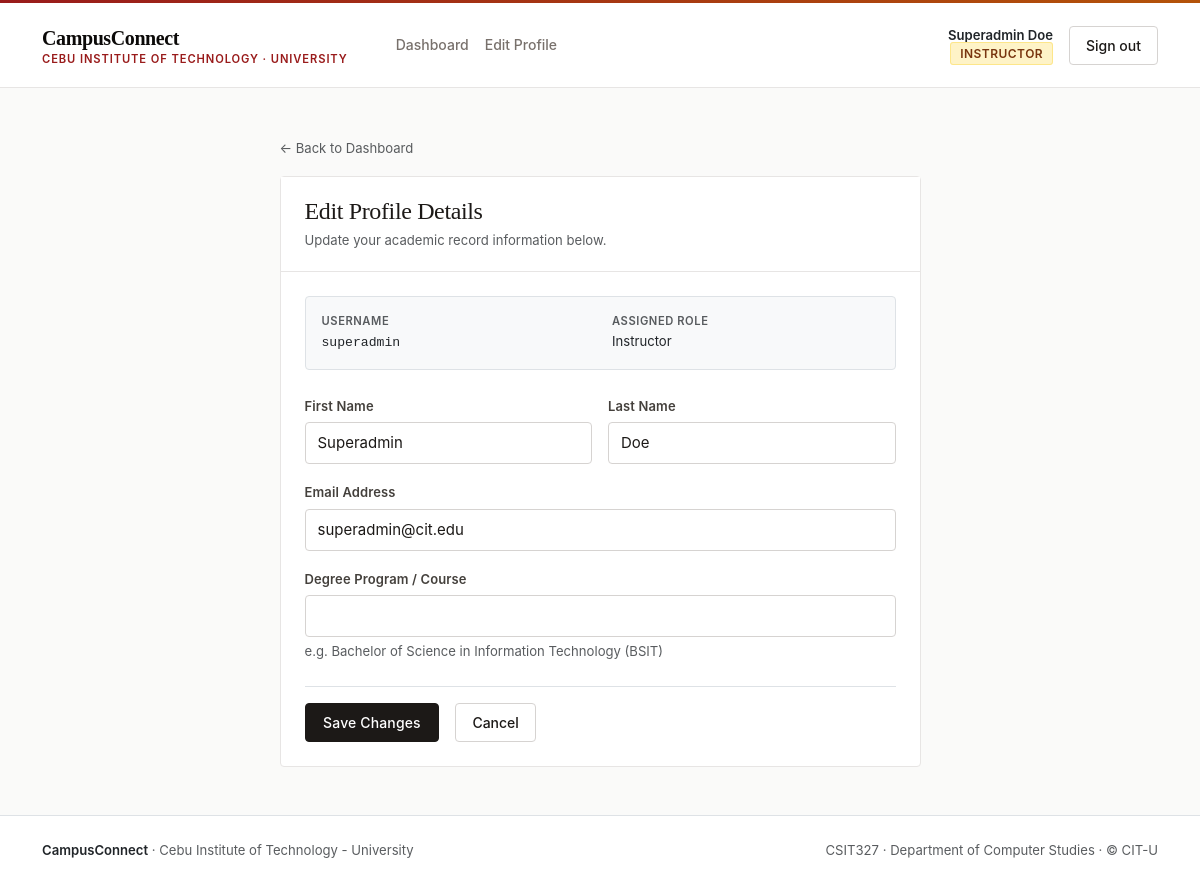
Page /accounts/profile/edit/ (signed in) on the committed database.
### accounts/models.py (models this page shows)
class CustomUser(AbstractUser):
    class Role(models.TextChoices):
        STUDENT = "STUDENT", "Student"
        INSTRUCTOR = "INSTRUCTOR", "Instructor"
        ADMIN = "ADMIN", "Administrator"
    role = models.CharField(max_length=10,
        choices = Role.choices,
        default = Role.STUDENT)
    course = models.CharField(max_length=100, blank=True)

### accounts/views.py (the view)
# urls.py: path("profile/edit/", ProfileUpdateView.as_view(), name="profile_edit"),
class ProfileUpdateView(LoginRequiredMixin, SuccessMessageMixin, UpdateView):
    model = CustomUser
    form_class = ProfileUpdateForm
    template_name = "accounts/profile_edit.html"
    success_url = reverse_lazy("dashboard")
    success_message = "Your profile has been updated successfully!"
    def get_object(self, queryset=None):
        return self.request.user

### accounts/forms.py
class ProfileUpdateForm(forms.ModelForm):
    class Meta:
        model = CustomUser
        fields = ("first_name", "last_name", "email", "course")
    def __init__(self, *args, **kwargs):
        super().__init__(*args, **kwargs)
        for field in self.fields.values():
            field.widget.attrs.setdefault("class", "form-control")

### templates/accounts/profile_edit.html (shortened to what this page needs)
{% extends "base.html" %}
{% block content %}
<div class="row justify-content-center">
    <div class="col-12 col-md-9 col-lg-7">
        <div class="mb-3">
            <a href="{% url 'dashboard' %}" class="text-decoration-none text-muted small">
                &larr; Back to Dashboard
            </a>
        </div>
        <div class="panel">
            <div class="panel-header">
                <h1 class="h4 mb-1">Edit Profile Details</h1>
                <p class="text-muted small mb-0">Update your academic record information below.</p>
            </div>
            <div class="panel-body">
                <div class="p-3 mb-4 border rounded-1 bg-light text-muted small">
                    <div class="row">
                        <div class="col-sm-6 mb-1 mb-sm-0">
                            <span class="text-uppercase fw-semibold d-block" style="font-size: 0.7rem; letter-spacing: 0.05em;">Username</span>
                            <span class="text-dark font-monospace">{{ user.username }}</span>
                        </div>
                        <div class="col-sm-6">
                            <span class="text-uppercase fw-semibold d-block" style="font-size: 0.7rem; letter-spacing: 0.05em;">Assigned Role</span>
                            <span class="text-dark">{{ user.get_role_display }}</span>
                        </div>
                    </div>
                </div>
                <form method="post" novalidate>
                    <div class="row g-3 mb-3">
                        <div class="col-sm-6">
                            <label for="{{ form.first_name.id_for_label }}" class="form-label">
                                First Name
                            </label>
                            {{ form.first_name }}
                        </div>
                        <div class="col-sm-6">
                            <label for="{{ form.last_name.id_for_label }}" class="form-label">
                                Last Name
                            </label>
                            {{ form.last_name }}
                        </div>
                    </div>
                    <div class="mb-3">
                        <label for="{{ form.email.id_for_label }}" class="form-label">
                            Email Address
                        </label>
                        {{ form.email }}
                    </div>
                    <div class="mb-4">
                        <label for="{{ form.course.id_for_label }}" class="form-label">
                            Degree Program / Course
                        </label>
                        {{ form.course }}
                        <div class="form-text text-muted small">
                            e.g. Bachelor of Science in Information Technology (BSIT)
                        </div>
                    </div>
                    <div class="pt-3 border-top d-flex align-items-center gap-3">
                        <button type="submit" class="btn btn-portal">
                            Save Changes
                        </button>
                        <a href="{% url 'dashboard' %}" class="btn btn-outline-portal">
                            Cancel
                        </a>
                    </div>
                </form>
            </div>
        </div>
    </div>
</div>
{% endblock %}

### templates/base.html (shortened to what this page needs)
<!DOCTYPE html>
<html lang="en">
<head>
    <link href="https://cdn.jsdelivr.net/npm/bootstrap@5.3.3/dist/css/bootstrap.min.css" rel="stylesheet">
    <link rel="stylesheet" href="https://cdn.jsdelivr.net/npm/bootstrap-icons@1.11.3/font/bootstrap-icons.min.css">
</head>
<body class="d-flex flex-column min-vh-100">
    <nav class="navbar navbar-expand-md">
        <div class="container">
            <a class="navbar-brand text-decoration-none" href="{% if user.is_authenticated %}{% url 'dashboard' %}{% else %}{% url 'login' %}{% endif %}">
                <span>CampusConnect</span>
                <span class="institution-sub">Cebu Institute of Technology &middot; University</span>
            </a>
            <div class="collapse navbar-collapse" id="navPortal">
                <ul class="navbar-nav me-auto ms-md-4 mb-2 mb-md-0">
                    {% if user.is_authenticated %}
                        <li class="nav-item">
                            <a class="nav-link" href="{% url 'dashboard' %}">Dashboard</a>
                        </li>
                        <li class="nav-item">
                            <a class="nav-link" href="{% url 'profile_edit' %}">Edit Profile</a>
                        </li>
                    {% endif %}
                </ul>
                <div class="d-flex align-items-center gap-3">
                    {% if user.is_authenticated %}
                        <div class="d-none d-sm-block text-end lh-sm">
                            <span class="d-block fw-semibold small text-dark">{{ user.get_full_name|default:user.username }}</span>
                            <span class="role-tag role-tag-{{ user.role }}">{{ user.get_role_display }}</span>
                        </div>
                        <form method="post" action="{% url 'logout' %}" class="d-inline m-0">
                            <button type="submit" class="btn btn-outline-portal btn-sm">
                                Sign out
                            </button>
                        </form>
                    {% else %}
                        <a href="{% url 'login' %}" class="btn btn-outline-portal btn-sm">Sign In</a>
                        <a href="{% url 'signup' %}" class="btn btn-portal btn-sm">Register</a>
                    {% endif %}
                </div>
            </div>
        </div>
    </nav>
    <main class="flex-grow-1 py-4 py-md-5">
        <div class="container">
            {% block content %}{% endblock %}
        </div>
    </main>
    <footer class="py-4 border-top mt-auto" style="background-color: var(--cc-surface);">
        <div class="container">
            <div class="row align-items-center text-muted small">
                <div class="col-md-6 mb-2 mb-md-0">
                    <span class="fw-semibold text-dark">CampusConnect</span> &middot; Cebu Institute of Technology - University
                </div>
                <div class="col-md-6 text-md-end">
                    {% block footer %}
                        CSIT327 &middot; Department of Computer Studies &middot; &copy; CIT-U
                    {% endblock %}
                </div>
            </div>
        </div>
    </footer>
</body>
</html>

### templates/base.html (style rules this page uses)
:root { --cc-bg: #fafaf9; --cc-surface: #ffffff; --cc-text: #1c1917; --cc-text-muted: #78716c; --cc-border: #e7e5e4; --cc-border-strong: #d6d3d1; --cc-primary: #1c1917; --cc-primary-hover: #292524; --cc-accent: #991b1b; --cc-accent-gold: #b45309; }
body { background-color: var(--cc-bg); color: var(--cc-text); font-family: -apple-system, BlinkMacSystemFont, "Segoe UI", Roboto, "Helvetica Neue", Arial, sans-serif; font-size: 0.9375rem; line-height: 1.6; min-height: 100vh; }
h1, h2, h3, .h1, .h2, .h3, .academic-title { font-family: "Charter", "Georgia", "Cambria", "Times New Roman", serif; font-weight: 700; letter-spacing: -0.015em; color: #0c0a09; }
.navbar { background-color: var(--cc-surface); border-bottom: 1px solid var(--cc-border); padding-top: 0.85rem; padding-bottom: 0.85rem; }
.navbar-brand { font-family: "Charter", "Georgia", serif; font-size: 1.25rem; font-weight: 700; letter-spacing: -0.02em; color: #0c0a09; }
.navbar-brand .institution-sub { font-family: -apple-system, BlinkMacSystemFont, "Segoe UI", sans-serif; font-size: 0.7rem; font-weight: 600; letter-spacing: 0.08em; text-transform: uppercase; color: var(--cc-accent); display: block; margin-top: -3px; }
.nav-link { font-size: 0.875rem; font-weight: 500; color: var(--cc-text-muted); padding: 0.35rem 0.75rem; }
.panel { background-color: var(--cc-surface); border: 1px solid var(--cc-border); border-radius: 4px; }
.panel-header { padding: 1.25rem 1.5rem; border-bottom: 1px solid var(--cc-border); background-color: #ffffff; }
.panel-body { padding: 1.5rem; }
.form-label { font-size: 0.8125rem; font-weight: 600; letter-spacing: 0.01em; color: #44403c; margin-bottom: 0.35rem; }
.form-control, .form-select { border: 1px solid var(--cc-border-strong); border-radius: 4px; padding: 0.55rem 0.75rem; font-size: 0.9375rem; color: var(--cc-text); background-color: #ffffff; box-shadow: none; transition: border-color 0.15s ease-in-out; }
.btn-portal { background-color: var(--cc-primary); color: #ffffff; border: 1px solid var(--cc-primary); border-radius: 4px; font-weight: 500; font-size: 0.875rem; padding: 0.5rem 1.1rem; letter-spacing: 0.01em; transition: background-color 0.15s ease-in-out; }
.btn-outline-portal { background-color: transparent; color: var(--cc-text); border: 1px solid var(--cc-border-strong); border-radius: 4px; font-weight: 500; font-size: 0.875rem; padding: 0.5rem 1rem; transition: all 0.15s ease-in-out; }
.role-tag { font-size: 0.75rem; font-weight: 600; letter-spacing: 0.04em; text-transform: uppercase; padding: 0.2rem 0.55rem; border-radius: 3px; border: 1px solid transparent; }
.role-tag-INSTRUCTOR { background-color: #fef3c7; color: #78350f; border-color: #fde68a; }

### rows in the picture
CustomUser: get_full_name "Superadmin Doe", role "INSTRUCTOR", username "superadmin", role "Instructor", first_name "Superadmin", last_name "Doe", email "superadmin@cit.edu"
